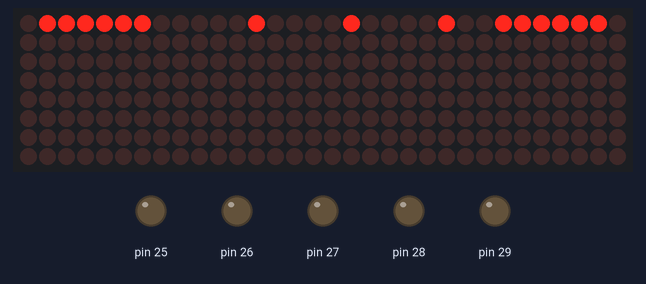
The sketch below on a simulated Arduino Mega 2560, built with avr-gcc and run on an emulated ATmega2560. On the bench: 32×8 LED matrix, output pins drawn as LEDs (lit = HIGH). Wiring (from diagram.json): 4 × MAX7219 LED driver: data pin 22; clock pin 23; CS pin 24. Pins used as bus, display or sensor lines are not drawn. At 1.0 s the program stops and its outputs stay as they are.

Above: at 0.2 s.
At 0.6 s:
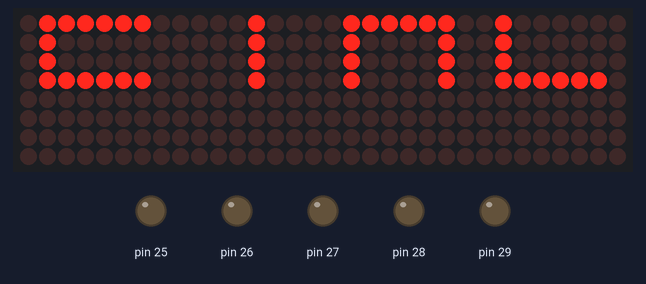
At 1.0 s:
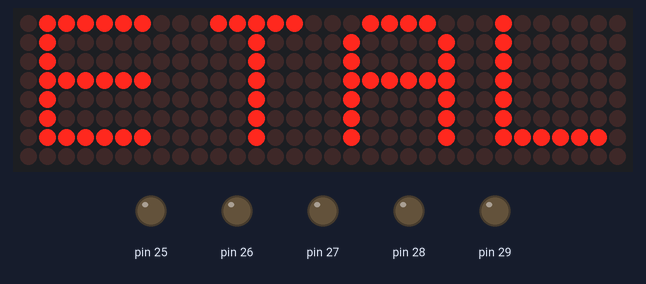

The sketch:

ETALVIS_Problem_15_09.ino
```cpp
//Embedded Systems programming - GPIO
//Dot Matrix Control Problems
//use max 7219-matrix DOTMATRIX
//use PORT A
//self Assessment set -15 Problem 09
//DISPLAY "ETAL" by entering from top

#include "max7219.h"

// ETAL Letter Bitmaps (top to bottom animation)
unsigned char letterE[8] = {
    0b00000000,
    0b01111110,
    0b00000010,
    0b00000010,
    0b01111110,
    0b00000010,
    0b00000010,
    0b01111110
};

unsigned char letterT[8] = {
    0b00000000,
    0b00010000,
    0b00010000,
    0b00010000,
    0b00010000,
    0b00010000,
    0b00010000,
    0b01111100
};

unsigned char letterA[8] = {
    0b00000000,
    0b01000010,
    0b01000010,
    0b01000010,
    0b01111110,
    0b01000010,
    0b01000010,
    0b00111100
};

unsigned char letterL[8] = {
    0b00000000,
    0b01111110,
    0b00000010,
    0b00000010,
    0b00000010,
    0b00000010,
    0b00000010,
    0b00000010
};

void delay_ms(unsigned int ms) {
    for (unsigned int i = 0; i < ms; i++)
        for (volatile int j = 0; j < 1000; j++);
}

void setup(void) {
    max7219_init();

    // Animate ETAL entering from the top row by row
    for (char shift = -7; shift <= 0; shift++) {
        for (unsigned char row = 1; row <= 8; row++) {
            signed char index = shift + row - 1;

            unsigned char e = (index >= 0 && index < 8) ? letterE[index] : 0x00;
            unsigned char t = (index >= 0 && index < 8) ? letterT[index] : 0x00;
            unsigned char a = (index >= 0 && index < 8) ? letterA[index] : 0x00;
            unsigned char l = (index >= 0 && index < 8) ? letterL[index] : 0x00;

            max7219_send_row4(9 - row, l, a, t, e);  // Send from top to bottom
        }
        delay_ms(100);  // Adjust animation speed
    }
}

void loop(void) {
    while (1); // Hold final display
}
```

max7219.c
```cpp
#include "max7219.h"

volatile char *porta = (volatile char *)0x22;  // Data Register
volatile char *ddra  = (volatile char *)0x21;  // Direction Register

#define DIN_BIT  0
#define CLK_BIT  1
#define CS_BIT   2

void max7219_send_row4(unsigned char row, unsigned char d1, unsigned char d2,
                       unsigned char d3, unsigned char d4) {
    unsigned char data[4] = {d1, d2, d3, d4};

    *porta &= ~(1 << CS_BIT);

    for (char m = 3; m >= 0; m--) {
        unsigned int packet = (row << 8) | data[m];
        for (char i = 0; i < 16; i++) {
            if (packet & 0x8000)
                *porta |= (1 << DIN_BIT);
            else
                *porta &= ~(1 << DIN_BIT);

            *porta &= ~(1 << CLK_BIT);
            for (volatile int d = 0; d < 10; d++);  // Brief delay
            *porta |= (1 << CLK_BIT);
            packet <<= 1;
        }
    }

    *porta |= (1 << CS_BIT);
}

void max7219_init(void) {
    *ddra = 0xFF;                 // Set PORTA as output
    *porta = (1 << CS_BIT);       // Initialize CS high

    // Send configuration to all 4 devices
    for (char i = 0; i < 4; i++) {
        max7219_send_row4(0x0C, 0x01, 0x01, 0x01, 0x01); // Shutdown Register: Normal mode
        max7219_send_row4(0x09, 0x00, 0x00, 0x00, 0x00); // Decode Mode: No decode
        max7219_send_row4(0x0A, 0x08, 0x08, 0x08, 0x08); // Intensity: Medium
        max7219_send_row4(0x0B, 0x07, 0x07, 0x07, 0x07); // Scan Limit: 8 digits
        max7219_send_row4(0x0F, 0x00, 0x00, 0x00, 0x00); // Display Test: Off
    }

    max7219_clear_all();
}

void max7219_clear_all(void) {
    for (unsigned char row = 1; row <= 8; row++) {
        max7219_send_row4(9 - row, 0x00, 0x00, 0x00, 0x00); // Clear all rows
    }
}
```

max7219.h
```cpp
#ifndef MAX7219_H
#define MAX7219_H

#ifdef __cplusplus
extern "C" {
#endif

void max7219_init(void);
void max7219_send_row4(unsigned char row, unsigned char d1, unsigned char d2,
                       unsigned char d3, unsigned char d4);
void max7219_clear_all(void);

#ifdef __cplusplus
}
#endif

#endif
```
